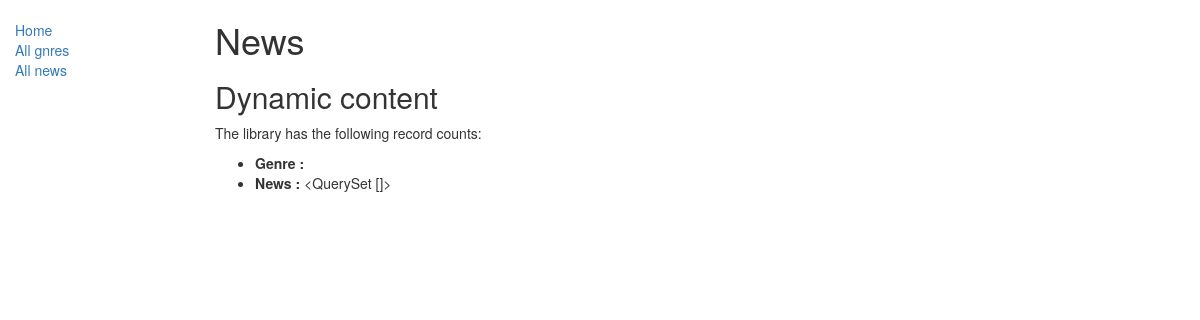
Before: /news/ with the older database file.
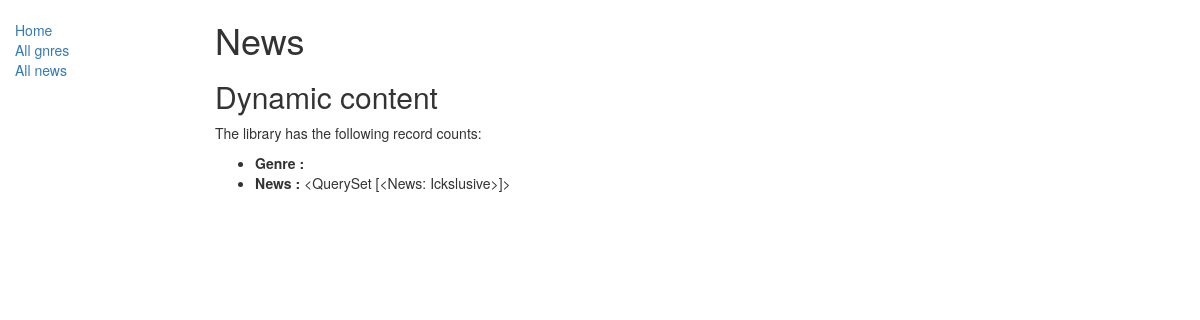
After: the same page with the newer database file.
### news/models.py (models this page shows, shortened)
class News(models.Model):
    header = models.CharField(max_length=200)
    genre = models.ManyToManyField(Genre, help_text='Select a genre for this news')
    image =  models.ImageField()
    article = models.TextField(help_text='Enter article')
    slug = models.SlugField(verbose_name='URL', blank=True)
    date = models.DateField(null=True, blank=True)
    def __str__(self):
        return self.header
    def display_genre(self):
        return ', '.join(genre.name for genre in self.genre.all()[:3])
    display_genre.short_description = 'Genre'

### news/views.py (the view)
def index(request):
    genres = Genre.objects.all()
    news = News.objects.all()
    return render(request, 'index.html', context = {'genres':genres, 'news':news})

### news/templates/index.html
{% extends "base_generic.html" %}
{% block content %}
<h1> News </h1>
  <h2>Dynamic content</h2>
    <p>The library has the following record counts:</p>
      <ul>
         <li><strong>Genre : </strong> {{ gnres  }}</li>
         <li><strong>News : </strong> {{ news }}</li>
      </ul>
{% endblock %}

Changed rows visible on the page:
added News: header "<QuerySet [<News: Ickslusive>]>"
Other visible differences:
{{ news }}: "<QuerySet []>" → (not shown)
